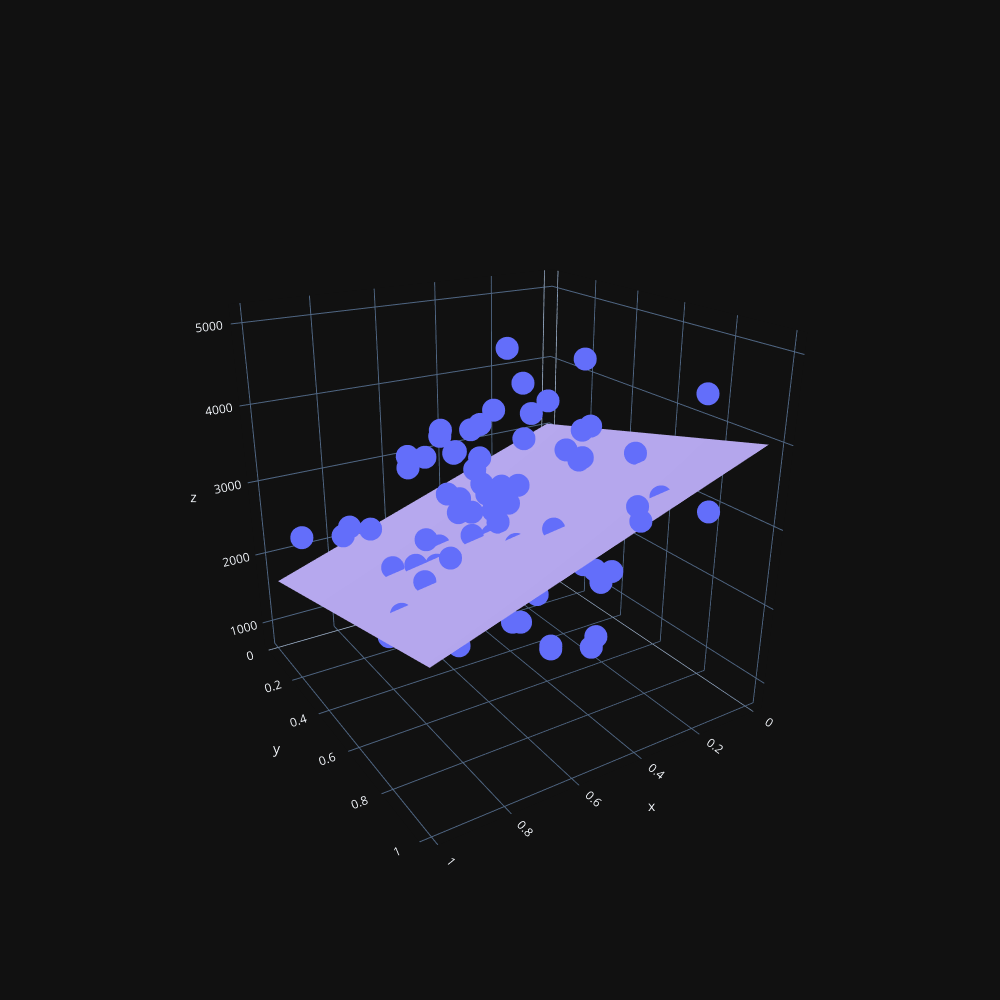

Notebook source saved alongside this figure:
### Code cell
mycolorscale = [[0, '#aa9ce2'],
                [1, '#aa9ce2']]


fig = go.Figure(data=[go.Scatter3d(x=x1, y=x2, z=y,mode='markers')])

fig.add_trace(go.Surface(x=x1i ,y=x2i, z=pred, colorscale=mycolorscale, showscale=False))

fig.update_layout(
                width=1000,
                height=1000,
                scene_camera_eye_z=1,scene_camera_eye_y=2)
fig.show()
